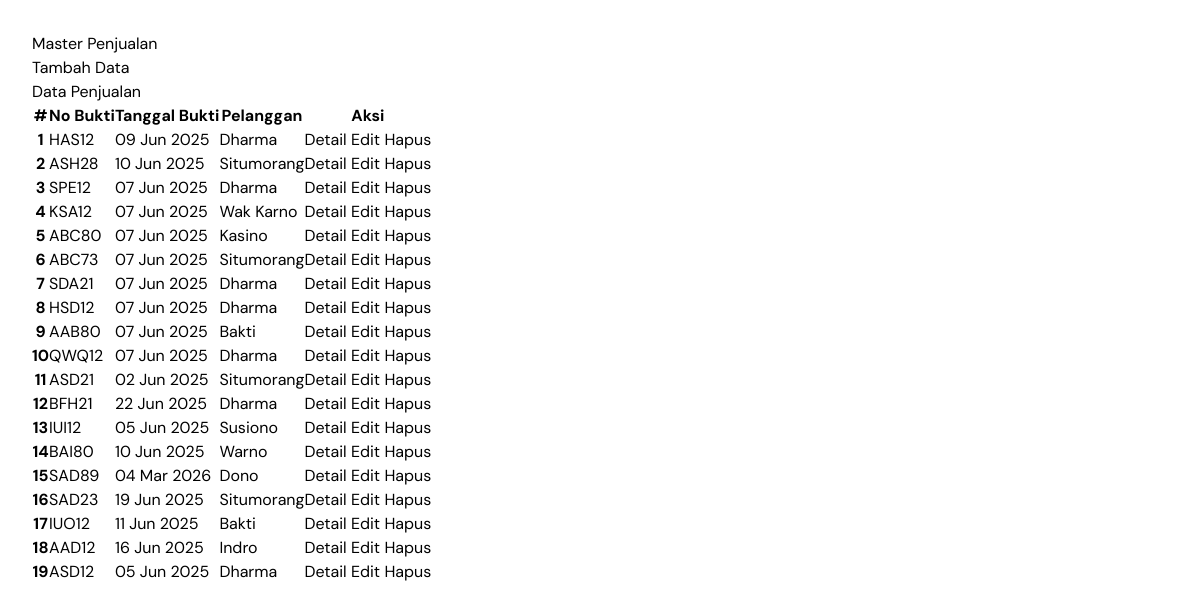
Page /?page=master on the committed database.
### tables this page shows
CREATE TABLE `tbl_penjualan` (
  `id_penjualan` bigint unsigned NOT NULL AUTO_INCREMENT,
  `no_bukti` varchar(255) DEFAULT NULL,
  `tgl_bukti` date DEFAULT NULL,
  `pelanggan_id` int DEFAULT NULL,
  UNIQUE KEY `id` (`id_penjualan`)
);

CREATE TABLE `tbl_pelanggan` (
  `id` int NOT NULL AUTO_INCREMENT,
  `nama_pelanggan` varchar(255) DEFAULT NULL,
  PRIMARY KEY (`id`)
);

### app/config.php (called while the page is built, shortened)
<?php
$hostname = 'localhost';
$username = 'root';
$pass = '';
$dbname = 'penjualan';
$conn = mysqli_connect($hostname, $username, $pass, $dbname);
function query($query)
{
  global $conn;
  $result = mysqli_query($conn, $query);
  $rows   = [];
  while ($row = mysqli_fetch_assoc($result)) {
    $rows[] = $row;
  }
  return $rows;
}

### pages/master/index.php (the view, shortened to what this page needs)
<?php
$penjualans = query("SELECT penjualan.tbl_penjualan.*, penjualan.tbl_pelanggan.nama_pelanggan
                     FROM penjualan.tbl_penjualan
                     JOIN penjualan.tbl_pelanggan
                     ON penjualan.tbl_penjualan.pelanggan_id = penjualan.tbl_pelanggan.id
                     ORDER BY penjualan.tbl_penjualan.id_penjualan DESC");
?>
<h1>Master Penjualan</h1>
<a href="?page=createMaster" class="btn btn-primary my-3">Tambah Data</a>
<div class="row g-2">
  <div class="col-md-10">
    <div class="card">
      <div class="card-header">
        <h4>Data Penjualan</h4>
      </div>
      <div class="card-body">
        <div class="table-responsive">
          <table class="table table-striped">
            <thead>
              <tr>
                <th scope="col">#</th>
                <th scope="col">No Bukti</th>
                <th scope="col">Tanggal Bukti</th>
                <th scope="col">Pelanggan</th>
                <th scope="col">Aksi</th>
              </tr>
            </thead>
            <tbody>
              <?php $i = 1;
              foreach ($penjualans as $penjualan) : ?>
                <tr>
                  <th scope="row"><?= $i++; ?></th>
                  <td><?= $penjualan['no_bukti']; ?></td>
                  <td><?= date('d M Y', strtotime($penjualan['tgl_bukti'])); ?></td>
                  <td><?= $penjualan['nama_pelanggan']; ?></td>
                  <td>
                    <a href="?page=readMaster&id=<?= $penjualan['id_penjualan']; ?>">Detail</a>
                    <a href="?page=updateMaster&id=<?= $penjualan['id_penjualan']; ?>">Edit</a>
                    <a href="?page=deleteMaster&id=<?= $penjualan['id_penjualan']; ?>">Hapus</a>
                  </td>
                </tr>
              <?php endforeach; ?>
            </tbody>
          </table>
        </div>
      </div>
    </div>
  </div>
</div>

### index.php (shortened to what this page needs)
<!doctype html>
<html lang="en">
<head>
  <script src="https://cdn.jsdelivr.net/npm/@tailwindcss/browser@4"></script>
  <link rel="stylesheet" href="./assets/css/jquery-ui.css">
  <link rel="stylesheet" href="./assets/css/trirand/ui.jqgrid.css">
  <link href="https://cdn.jsdelivr.net/npm/select2@4.1.0-rc.0/dist/css/select2.min.css" rel="stylesheet" />
</head>
<body>
  <main class="p-8">
    <?php require_once('route.php'); ?>
  </main>
</body>
</html>

### route.php (shortened to what this page needs)
<?php
if (isset($_GET['page'])) {
  $page = htmlspecialchars(addslashes(strip_tags($_GET['page'])), ENT_QUOTES);
  switch ($page) {
    case 'master':
      require_once pages . 'master/index.php';
      break;
    }
  } else {
    require_once pages . 'home.php';
}

### index.php (style rules this page uses)
* { font-family: "DM Sans", sans-serif; }

### rows in the picture
tbl_penjualan: no_bukti "HAS12", tgl_bukti "09 Jun 2025", pelanggan.nama_pelanggan "Dharma"
tbl_penjualan: no_bukti "ASH28", tgl_bukti "10 Jun 2025", pelanggan.nama_pelanggan "Situmorang"
tbl_penjualan: no_bukti "SPE12", tgl_bukti "07 Jun 2025", pelanggan.nama_pelanggan "Dharma"
tbl_penjualan: no_bukti "KSA12", tgl_bukti "07 Jun 2025", pelanggan.nama_pelanggan "Wak Karno"
tbl_penjualan: no_bukti "ABC80", tgl_bukti "07 Jun 2025", pelanggan.nama_pelanggan "Kasino"
tbl_penjualan: no_bukti "ABC73", tgl_bukti "07 Jun 2025", pelanggan.nama_pelanggan "Situmorang"
tbl_penjualan: no_bukti "SDA21", tgl_bukti "07 Jun 2025", pelanggan.nama_pelanggan "Dharma"
tbl_penjualan: no_bukti "HSD12", tgl_bukti "07 Jun 2025", pelanggan.nama_pelanggan "Dharma"
tbl_penjualan: no_bukti "AAB80", tgl_bukti "07 Jun 2025", pelanggan.nama_pelanggan "Bakti"
tbl_penjualan: no_bukti "QWQ12", tgl_bukti "07 Jun 2025", pelanggan.nama_pelanggan "Dharma"
tbl_penjualan: no_bukti "ASD21", tgl_bukti "02 Jun 2025", pelanggan.nama_pelanggan "Situmorang"
tbl_penjualan: no_bukti "BFH21", tgl_bukti "22 Jun 2025", pelanggan.nama_pelanggan "Dharma"
tbl_penjualan: no_bukti "IUI12", tgl_bukti "05 Jun 2025", pelanggan.nama_pelanggan "Susiono"
tbl_penjualan: no_bukti "BAI80", tgl_bukti "10 Jun 2025", pelanggan.nama_pelanggan "Warno"
tbl_penjualan: no_bukti "SAD89", tgl_bukti "04 Mar 2026", pelanggan.nama_pelanggan "Dono"
tbl_penjualan: no_bukti "SAD23", tgl_bukti "19 Jun 2025", pelanggan.nama_pelanggan "Situmorang"
tbl_penjualan: no_bukti "IUO12", tgl_bukti "11 Jun 2025", pelanggan.nama_pelanggan "Bakti"
tbl_penjualan: no_bukti "AAD12", tgl_bukti "16 Jun 2025", pelanggan.nama_pelanggan "Indro"
tbl_penjualan: no_bukti "ASD12", tgl_bukti "05 Jun 2025", pelanggan.nama_pelanggan "Dharma"
